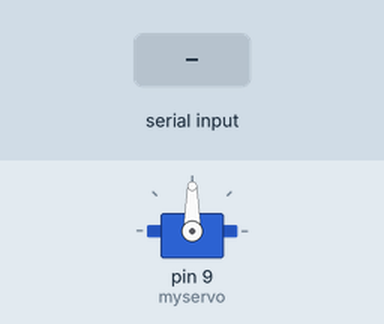
Simulated run of this sketch. Board: Arduino Uno, built with avr-gcc and run on an emulated ATmega328P. Shown: servo. The inputs (shaded band) are chosen by the test bench.

Above: at 1.2 s.
1.3 s: "1" received over the second serial link
At 1.9 s:
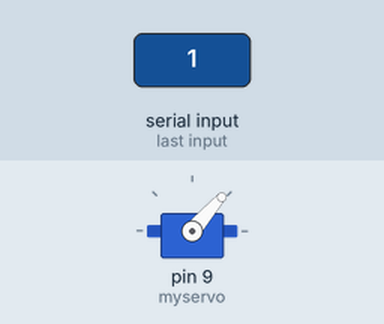
2.8 s: "0" received over the second serial link
At 4.2 s:
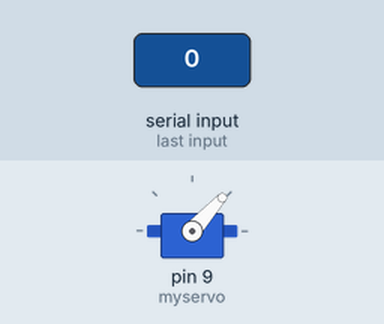
Timing chart, 0 to 5.8 s (numbered marks = the images above; inputs shaded):
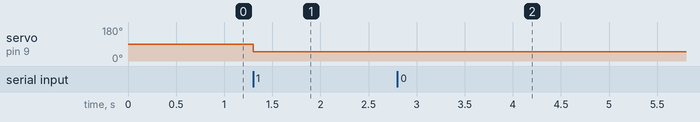

The sketch:

ArduinoBluetoothSketch.ino
```cpp
#include <Servo.h>
#include <SoftwareSerial.h>

// Create servo object to control the servo
Servo myservo;
SoftwareSerial bluetoothDevice(4,5);

int STOP = 90;

void setup() {
  // put your setup code here, to run once:
  myservo.attach(9);        // Attach the servo object to pin 9
  myservo.write(STOP);         // Initialize servo position to 0

  bluetoothDevice.begin(9600);
}

void loop() {
  // See if new position data is available
  if (bluetoothDevice.available()) {
    myservo.write(bluetoothDevice.read());  // Write position to servo
  }
}
```

Measured:
- after the input at 1.3 s, servo on pin 9 (myservo): 90° → 49° at once
- after the input at 2.8 s, servo on pin 9 (myservo): 49° → 48° at once
